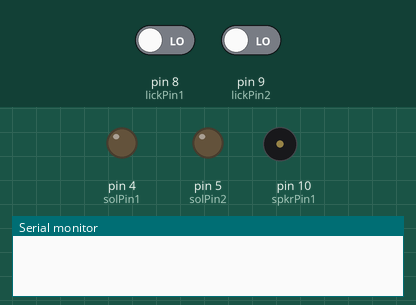
The sketch below on a simulated Arduino Uno, built with avr-gcc and run on an emulated ATmega328P. Parts: output pins drawn as LEDs (lit = HIGH), buzzer (waves = sounding), the last lines printed to the serial monitor. The inputs (shaded band) are chosen by the test bench; at power-on: pin 8 (lickPin1) LOW, pin 9 (lickPin2) LOW.

Above: at 1.2 s.
1.3 s: pin 8 (lickPin1) driven HIGH
At 1.8 s:
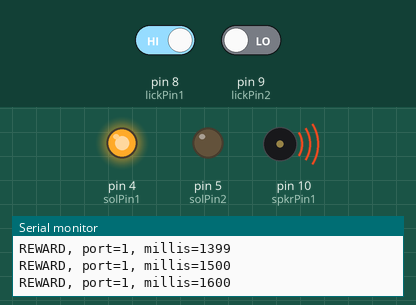
4.3 s: pin 8 (lickPin1) driven LOW and pin 9 (lickPin2) driven HIGH
At 4.81 s:
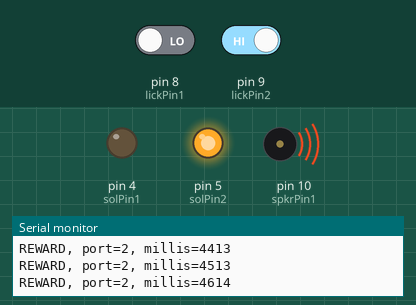
7.3 s: pin 9 (lickPin2) driven LOW
At 7.9 s:
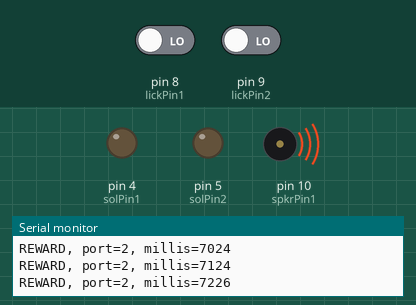
9.7 s: pin 9 (lickPin2) driven HIGH
At 10.2 s:
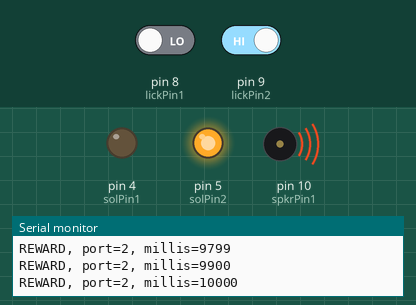
Timing chart, 0 to 12.7 s (numbered marks = the images above; inputs shaded):
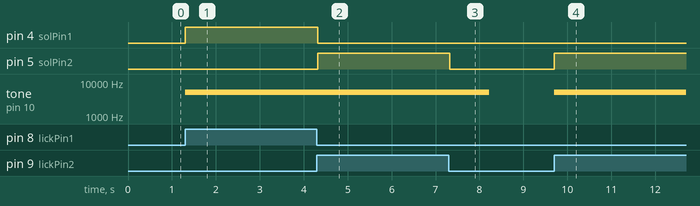

The sketch:

jackLickTrain_031917a.ino
```cpp
/*
 * Lick training for Jack's 2-port task
 * Animals can lick either port for reward
 *
 * Questions:
 * - alternate lick locations?
 * - tone with reward?
 * - standardize serial output
 */


// SET VARIABLES
int stimFreq1 = 5000;
int rewDur = 100;

// pins
int lickPin1 = 8;  // digital pins
int lickPin2 = 9;
int spkrPin1 = 10;
int spkrPin2 = 11;
int solPin1 = 4;
int solPin2 = 5;
int buttonPin = 6;


int lickVal1 = 0;
int lickVal2 = 0;

long rewTime = 0;

void setup() {
  pinMode(lickPin1, INPUT);
  pinMode(lickPin2, INPUT);
  pinMode(solPin1, OUTPUT);
  pinMode(solPin2, OUTPUT);
  pinMode(buttonPin, INPUT_PULLUP);

//  portTone1.begin(spkrPin1);
//  portTone2.begin(spkrPin2);

  Serial.begin(9600);

}

void loop() {
  lickVal1 = digitalRead(lickPin1);
  lickVal2 = digitalRead(lickPin2);

  if (lickVal1==1) {
    rewTime = millis();
    digitalWrite(solPin1, HIGH);
    tone(spkrPin1, stimFreq1, 1000);
    delay(rewDur);
    digitalWrite(solPin1, LOW);
    Serial.println("REWARD, port=1, millis=" + String(rewTime));
  }
  else if (lickVal2==1) {
    rewTime = millis();
    digitalWrite(solPin2, HIGH);
    tone(spkrPin1, stimFreq1, 1000);
    delay(rewDur);
    digitalWrite(solPin2, LOW);
    Serial.println("REWARD, port=2, millis=" + String(rewTime));
  }

}
```

Measured:
- after the input at 1.3 s, pin 4 (solPin1): LOW → HIGH at once; tone on pin 10 (spkrPin1): silent → 5000 Hz at once
- after the input at 4.3 s, pin 4 (solPin1): HIGH → LOW at once; pin 5 (solPin2): LOW → HIGH at once
- after the input at 7.3 s, pin 5 (solPin2): HIGH → LOW at once; tone on pin 10 (spkrPin1): 5000 Hz → silent after 0.93 s
- after the input at 9.7 s, pin 5 (solPin2): LOW → HIGH at once; tone on pin 10 (spkrPin1): silent → 5000 Hz at once
